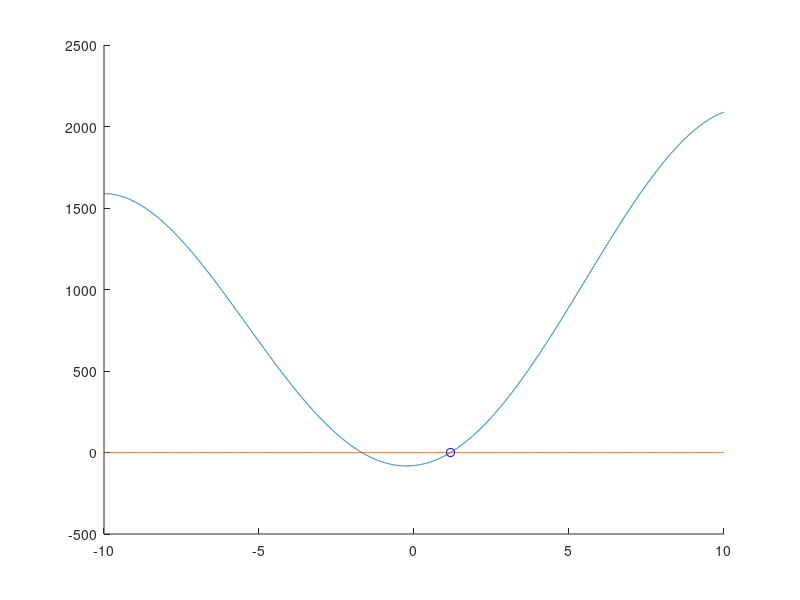

Recreate this plot in MATLAB.
clear all;
close all;
clc;

hold on
x=-10:0.01:10;
y=0.05*x.^3+x.^2+20*x-80+200*x.*sin(.2*x);
plot1 = plot(x,y);


y2=0*x;
plot2 = plot(x,y2);
circle = plot(1.17778,0,'-o','MarkerEdgeColor','blue');
hold off